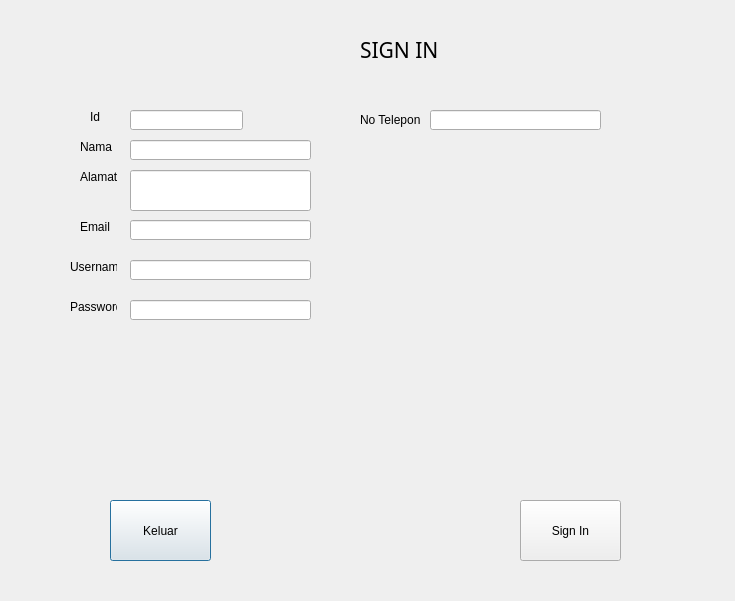
<?xml version="1.0" encoding="UTF-8"?>
<ui version="4.0">
 <class>Dialog</class>
 <widget class="QDialog" name="Dialog">
  <property name="geometry">
   <rect>
    <x>0</x>
    <y>0</y>
    <width>735</width>
    <height>601</height>
   </rect>
  </property>
  <property name="windowTitle">
   <string>Dialog</string>
  </property>
  <widget class="QLabel" name="label">
   <property name="geometry">
    <rect>
     <x>90</x>
     <y>110</y>
     <width>47</width>
     <height>13</height>
    </rect>
   </property>
   <property name="text">
    <string>Id</string>
   </property>
  </widget>
  <widget class="QLabel" name="label_3">
   <property name="geometry">
    <rect>
     <x>80</x>
     <y>220</y>
     <width>47</width>
     <height>13</height>
    </rect>
   </property>
   <property name="text">
    <string>Email</string>
   </property>
  </widget>
  <widget class="QLabel" name="label_4">
   <property name="geometry">
    <rect>
     <x>70</x>
     <y>260</y>
     <width>47</width>
     <height>13</height>
    </rect>
   </property>
   <property name="text">
    <string>Username</string>
   </property>
  </widget>
  <widget class="QLabel" name="label_5">
   <property name="geometry">
    <rect>
     <x>80</x>
     <y>170</y>
     <width>47</width>
     <height>13</height>
    </rect>
   </property>
   <property name="text">
    <string>Alamat</string>
   </property>
  </widget>
  <widget class="QLineEdit" name="lineEdit">
   <property name="geometry">
    <rect>
     <x>130</x>
     <y>110</y>
     <width>113</width>
     <height>20</height>
    </rect>
   </property>
  </widget>
  <widget class="QLabel" name="label_2">
   <property name="geometry">
    <rect>
     <x>80</x>
     <y>140</y>
     <width>47</width>
     <height>13</height>
    </rect>
   </property>
   <property name="text">
    <string>Nama</string>
   </property>
  </widget>
  <widget class="QLineEdit" name="lineEdit_2">
   <property name="geometry">
    <rect>
     <x>130</x>
     <y>140</y>
     <width>181</width>
     <height>20</height>
    </rect>
   </property>
  </widget>
  <widget class="QLineEdit" name="lineEdit_3">
   <property name="geometry">
    <rect>
     <x>130</x>
     <y>170</y>
     <width>181</width>
     <height>41</height>
    </rect>
   </property>
  </widget>
  <widget class="QLineEdit" name="lineEdit_4">
   <property name="geometry">
    <rect>
     <x>130</x>
     <y>220</y>
     <width>181</width>
     <height>20</height>
    </rect>
   </property>
  </widget>
  <widget class="QLabel" name="label_6">
   <property name="geometry">
    <rect>
     <x>360</x>
     <y>40</y>
     <width>141</width>
     <height>20</height>
    </rect>
   </property>
   <property name="font">
    <font>
     <family>Rockwell</family>
     <pointsize>16</pointsize>
    </font>
   </property>
   <property name="text">
    <string>SIGN IN</string>
   </property>
  </widget>
  <widget class="QLineEdit" name="lineEdit_5">
   <property name="geometry">
    <rect>
     <x>130</x>
     <y>260</y>
     <width>181</width>
     <height>20</height>
    </rect>
   </property>
  </widget>
  <widget class="QLineEdit" name="lineEdit_6">
   <property name="geometry">
    <rect>
     <x>130</x>
     <y>300</y>
     <width>181</width>
     <height>20</height>
    </rect>
   </property>
  </widget>
  <widget class="QLabel" name="label_7">
   <property name="geometry">
    <rect>
     <x>70</x>
     <y>300</y>
     <width>47</width>
     <height>13</height>
    </rect>
   </property>
   <property name="text">
    <string>Password</string>
   </property>
  </widget>
  <widget class="QLabel" name="label_8">
   <property name="geometry">
    <rect>
     <x>360</x>
     <y>110</y>
     <width>81</width>
     <height>20</height>
    </rect>
   </property>
   <property name="text">
    <string>No Telepon</string>
   </property>
  </widget>
  <widget class="QLineEdit" name="lineEdit_7">
   <property name="geometry">
    <rect>
     <x>430</x>
     <y>110</y>
     <width>171</width>
     <height>20</height>
    </rect>
   </property>
  </widget>
  <widget class="QPushButton" name="pushButton">
   <property name="geometry">
    <rect>
     <x>110</x>
     <y>500</y>
     <width>101</width>
     <height>61</height>
    </rect>
   </property>
   <property name="text">
    <string>Keluar</string>
   </property>
  </widget>
  <widget class="QPushButton" name="pushButton_2">
   <property name="geometry">
    <rect>
     <x>520</x>
     <y>500</y>
     <width>101</width>
     <height>61</height>
    </rect>
   </property>
   <property name="text">
    <string>Sign In</string>
   </property>
  </widget>
 </widget>
 <resources/>
 <connections/>
</ui>
